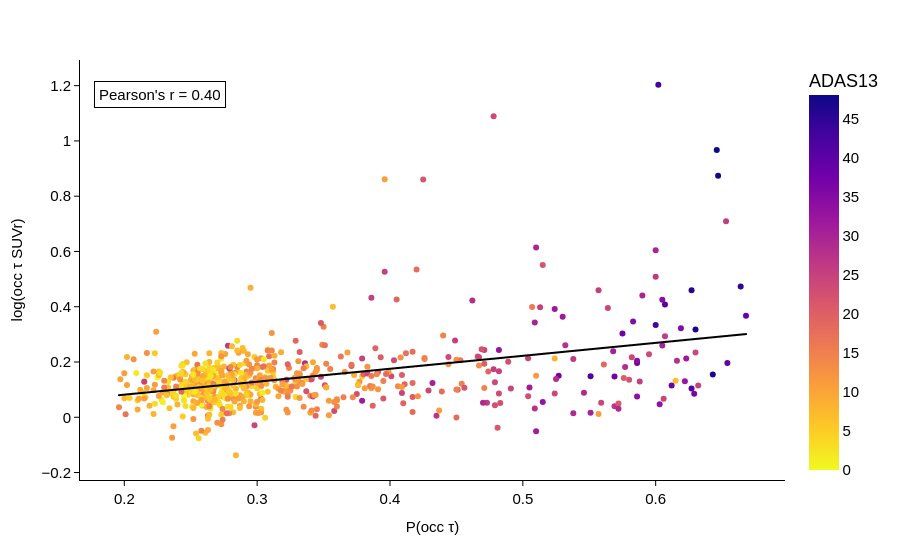

The cell this chart's notebook holds for it:
### Code cell
bubble_plot_tau(adas_data_tau, 'tau_occ_label_prob', 'tau_OCCIPITAL_SUVR', 'P(occ τ)', 'occ τ SUVr', 'EF4f')

### Figure 1 — Plotly figure (JSON) as saved in the notebook; plotly's stock layout.template omitted (floating-point values rounded to 4 significant figures; data arrays with more than 128 entries replaced by an {"elided": "..."} marker saying what was removed)
{"data": [{"hovertemplate": "P(occ τ)=%{x}<br>occ τ SUVr=%{y}<br>ADAS13=%{marker.color}<extra></extra>", "legendgroup": "", "marker": {"color": {"elided": "619 float values"}, "coloraxis": "coloraxis", "symbol": "circle"}, "mode": "markers", "name": "", "orientation": "v", "showlegend": false, "type": "scatter", "x": {"elided": "619 float values"}, "xaxis": "x", "y": {"elided": "619 float values"}, "yaxis": "y"}, {"line": {"color": "black", "width": 2}, "mode": "lines", "name": "Regression Line", "showlegend": false, "type": "scattergl", "x": {"elided": "619 float values"}, "y": {"elided": "619 float values"}}], "layout": {"annotations": [{"align": "left", "bgcolor": "white", "bordercolor": "black", "borderpad": 4, "borderwidth": 1, "font": {"color": "black", "family": "Arial, sans-serif", "size": 15}, "showarrow": false, "text": "Pearson's r = 0.40", "x": 0.02, "xref": "paper", "y": 0.95, "yref": "paper"}], "coloraxis": {"colorbar": {"title": {"text": "ADAS13"}}, "colorscale": [[0, "#f0f921"], [0.1111, "#fdca26"], [0.2222, "#fb9f3a"], [0.3333, "#ed7953"], [0.4444, "#d8576b"], [0.5556, "#bd3786"], [0.6667, "#9c179e"], [0.7778, "#7201a8"], [0.8889, "#46039f"], [1, "#0d0887"]]}, "font": {"color": "black", "family": "Arial, sans-serif", "size": 15}, "legend": {"font": {"color": "black", "family": "Arial, sans-serif", "size": 15}, "title": {"font": {"color": "black", "family": "Arial, sans-serif", "size": 15}, "text": "ADAS-13"}, "tracegroupgap": 0}, "margin": {"t": 60}, "paper_bgcolor": "white", "plot_bgcolor": "white", "xaxis": {"anchor": "y", "domain": [0, 1], "linecolor": "black", "showgrid": false, "tickcolor": "black", "ticks": "outside", "title": {"font": {"color": "black", "family": "Arial, sans-serif", "size": 15}, "text": "P(occ τ)"}}, "yaxis": {"anchor": "x", "domain": [0, 1], "gridcolor": "lightgrey", "gridwidth": 0.5, "linecolor": "black", "showgrid": false, "tickcolor": "black", "ticks": "outside", "title": {"font": {"color": "black", "family": "Arial, sans-serif", "size": 15}, "text": "log(occ τ SUVr)"}}}}
